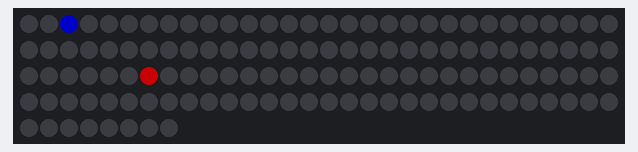
A sketch run on a simulated Arduino Uno, built with avr-gcc and run on an emulated ATmega328P. Parts: 128 RGB LEDs in strip order, left to right, continuing on the next row. Dim RGB values are drawn brighter than linear.

Above: at 2.12 s.
At 11.56 s:
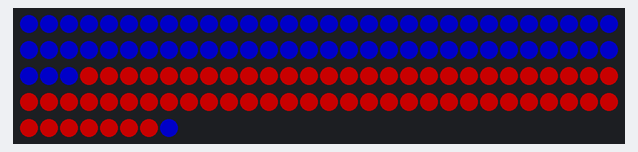
At 20.96 s:
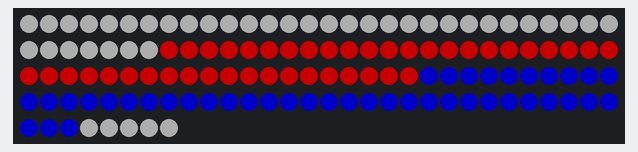
At 27.96 s:
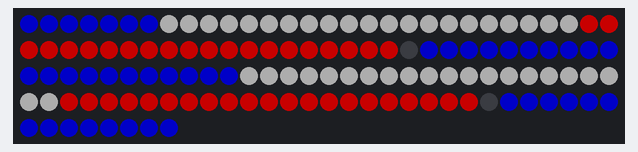
At 37.16 s:
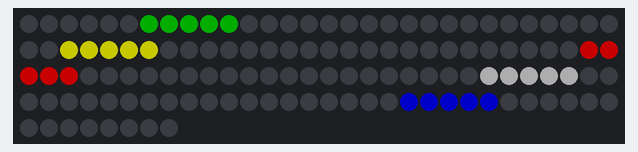
At 39.86 s:
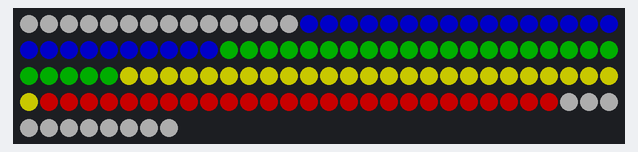

The sketch:

CD77_Custom_Fibonacci_128_Fun.ino
```cpp
//Custom Fibonacci 128 Fun by Chemdoc77

// Based on code:
//in Funkboxing by Teldredge
//at http://funkboxing.com/wordpress/wp-content/_postfiles/sk_qLEDFX_POST.ino

// in color bar chase code by Richard Bailey
//at https://gist.github.com/brencerddwr/85cc31227d2fcb0fc3818ab6a488c836

//in the Time Performance code by Mark Kriegsman
//at https://gist.github.com/kriegsman/a916be18d32ec675fea8


#include "FastLED.h"

#define NUM_LEDS 128 // for F128
#define Data_Pin 12

#define chipset NEOPIXEL
#define BRIGHTNESS  100

 CRGB leds[NUM_LEDS];

//Palette Code
CRGBPalette16 currentPalette;
TBlendType    currentBlending;
extern const TProgmemRGBGradientPalettePtr gGradientPalettes[];

//Time Performance code

uint32_t gTimeCodeBase = 0;
uint32_t gTimeCode = 0;
uint32_t gLastTimeCodeDoneAt = 0;
uint32_t gLastTimeCodeDoneFrom = 0;

#define ARRAY_SIZE(A) (sizeof(A) / sizeof((A)[0]))

#include "cd77_func1.h"
#include "PoliceOne.h"
#include "Time_performance.h"


void setup() {
 delay(2000); // power-up safety delay
 FastLED.addLeds<chipset, Data_Pin>(leds, NUM_LEDS);
 FastLED.setBrightness(BRIGHTNESS);
 FastLED.setDither( 0 );
 FastLED.setMaxPowerInVoltsAndMilliamps(5,2500);
 set_max_power_indicator_LED(13);

 //Time Performance code
 RestartPerformance();


}


void loop(){
   gTimeCode = millis() - gTimeCodeBase;
   Performance();
}
```

PoliceOne.h
```cpp
#ifndef PoliceOne_h
#define PoliceOne_h

int x = 0;

long colorarray0[] = {CRGB::Blue,CRGB::Red};
long colorarray1[] = {CRGB::Blue,CRGB::Grey,CRGB::Red};
long colorarray2[] = {CRGB::Red,CRGB::Grey,CRGB::Blue,CRGB::Green,CRGB::Yellow};
long colorarray3[] = {CRGB::Green,CRGB::Blue,CRGB::Red,CRGB::Yellow,CRGB::Purple,CRGB::Lime,CRGB::Grey};
long colorarray4[] = {CRGB::Red,CRGB::Grey};
long * bigarray[] ={colorarray0, colorarray1, colorarray2, colorarray3, colorarray4 };

uint8_t size_ca0= ARRAY_SIZE(colorarray0);
uint8_t size_ca1= ARRAY_SIZE(colorarray1);
uint8_t size_ca2= ARRAY_SIZE(colorarray2);
uint8_t size_ca3= ARRAY_SIZE(colorarray3);
uint8_t size_ca4= ARRAY_SIZE(colorarray4);
uint8_t sizearray[]= {size_ca0,size_ca1,size_ca2,size_ca3,size_ca4};


void cd77_police_lights_all(int carray, int segments, int wait){
  EVERY_N_MILLIS(wait){
  x++;
  if (x >=  NUM_LEDS) {x = 0;}
  for (int z=0; z< segments;z++){
  uint8_t q=z;
  if (q>(sizearray[carray]-1)){q= z%sizearray[carray];};
  int y = x + (z*NUM_LEDS)/segments;
  if ((x + (z*NUM_LEDS)/segments) >= NUM_LEDS) {y = (x + (z*NUM_LEDS)/segments)%NUM_LEDS; }

  leds[y]=  bigarray[carray][q];
}
  FastLED.show();
   }
}

void cd77_police_lights_one(int carray, int segments, int wait){
  EVERY_N_MILLIS(wait){
  x++;
  if (x >=  NUM_LEDS) {x = 0;}
  fill_solid(leds,NUM_LEDS, CRGB::Black);
  for (int z=0; z< segments;z++){
  uint8_t q=z;
  if (q>(sizearray[carray]-1)){q= z%sizearray[carray];}
  int y = x + (z*NUM_LEDS)/segments;
  if ((x + (z*NUM_LEDS)/segments) > NUM_LEDS-1) {y = (x + (z*NUM_LEDS)/segments)%NUM_LEDS; }
  leds[y]=  bigarray[carray][q];
}
  FastLED.show();

   }
}


void cd77_police_lights_all_palette( int colorIndex, int deltacolorIndex, int segments, int wait ){
  EVERY_N_MILLIS(wait){
  x++;
  if (x >=  NUM_LEDS) {x = 0;}
  for (int z=0; z< segments;z++){

  int y = x + (z*NUM_LEDS)/segments;
  if ((x + (z*NUM_LEDS)/segments) >= NUM_LEDS) {y = (x + (z*NUM_LEDS)/segments)%NUM_LEDS; }

  leds[y]=  ColorFromPalette( currentPalette, colorIndex+triwave8(y), 255, currentBlending);

  colorIndex += deltacolorIndex;
}
  FastLED.show();
   }
}

void cd77_police_lights_one_palette( int colorIndex,int deltacolorIndex, int segments, int wait){
  EVERY_N_MILLIS(wait){
  x++;
  if (x >=  NUM_LEDS) {x = 0;}
  fill_solid(leds,NUM_LEDS, CRGB::Black);
  for (int z=0; z< segments;z++){

  int y = x + (z*NUM_LEDS)/segments;
  if ((x + (z*NUM_LEDS)/segments) > NUM_LEDS-1) {y = (x + (z*NUM_LEDS)/segments)%NUM_LEDS; }

  leds[y]= ColorFromPalette( currentPalette, colorIndex+triwave8(y), 255, currentBlending);
  colorIndex += deltacolorIndex;
}
  FastLED.show();

}

}


#endif
```

Time_performance.h
```cpp
#ifndef Time_performance.h
#define Time_performance.h

// Time Performance by Mark Kriegsman of FastLED
// at https://gist.github.com/kriegsman/a916be18d32ec675fea8

#define TC(HOURS,MINUTES,SECONDS) \
  ((uint32_t)(((uint32_t)((HOURS)*(uint32_t)(3600000))) + \
  ((uint32_t)((MINUTES)*(uint32_t)(60000))) + \
  ((uint32_t)((SECONDS)*(uint32_t)(1000)))))


#define AT(HOURS,MINUTES,SECONDS) if( atTC(TC(HOURS,MINUTES,SECONDS)) )
#define FROM(HOURS,MINUTES,SECONDS) if( fromTC(TC(HOURS,MINUTES,SECONDS)) )

static bool atTC( uint32_t tc)
{
  bool maybe = false;
  if( gTimeCode >= tc) {
    if( gLastTimeCodeDoneAt < tc) {
      maybe = true;
      gLastTimeCodeDoneAt = tc;
    }
  }
  return maybe;
}

static bool fromTC( uint32_t tc)
{
  bool maybe = false;
  if( gTimeCode >= tc) {
    if( gLastTimeCodeDoneFrom <= tc) {
      maybe = true;
      gLastTimeCodeDoneFrom = tc;
    }
  }
  return maybe;
}

void RestartPerformance()
{
  gLastTimeCodeDoneAt = 0;
  gLastTimeCodeDoneFrom = 0;
  gTimeCodeBase = millis();
}


void Performance()
{
  FROM(0,0,0.010)    {cd77_police_lights_one(0, 2, 50);} // Note: cd77_police_lights_one(color array used, number of segments, wait)
  FROM(0,0,5.000)    {cd77_police_lights_all(0, 2, 50);} // Note: cd77_police_lights_all(color array used, number of segments, wait)
  FROM(0,0,10.000)   {cd77_police_lights_one(1, 3, 50);}
  FROM(0,0,15.000)   {cd77_police_lights_all(1, 3, 50);}
  FROM(0,0,20.000)   {cd77_police_lights_one(1, 6, 50);}
  FROM(0,0,25.000)   {cd77_police_lights_all(1, 6, 50);}
  FROM(0,0,30.000)   {cd77_police_lights_one(2, 5, 50);}
  FROM(0,0,35.000)   {cd77_police_lights_all(2, 5, 50);}
  FROM(0,0,40.000)   {cd77_police_lights_one(2, 10, 50);}
  FROM(0,0,45.000)   {cd77_police_lights_all(2, 10, 50);}
 FROM(0,0,50.000)    {cd77_police_lights_one_palette(1,48,6,50);currentPalette = PartyColors_p;  currentBlending = LINEARBLEND;} //note: cd77_police_lights_all_palette( colorIndex,  deltacolorIndex, number of segments,  wait )
 FROM(0,0,55.000)    {cd77_police_lights_all_palette(1,48,6,50);currentPalette = PartyColors_p;  currentBlending = LINEARBLEND;} //note: cd77_police_lights_one_palette( colorIndex,  deltacolorIndex, number of segments,  wait )
  AT(0,1,00.000)     {RestartPerformance(); }
}


#endif
```

cd77_func1.h
```cpp
#ifndef cd77_func1_h
#define cd77_func1_h

// Chemdoc77 basic functions 1


void cd77_colorwipe(CRGB color,  uint8_t to, uint8_t wait) {
  for (uint8_t i = 0; i <to; i++) {
    leds[i] = color;
    FastLED.show();
    delay(wait);
  }
}

void cd77_colorwipe_dot(CRGB color,uint8_t from,  uint8_t to,  uint8_t wait) {
  for (uint8_t i = from; i <to; i++) {
    leds[i] = color;
    FastLED.show();
    delay(wait);
    leds[i] = CRGB::Black;
    FastLED.show();
    //delay(wait);

  }
}


#endif
```
